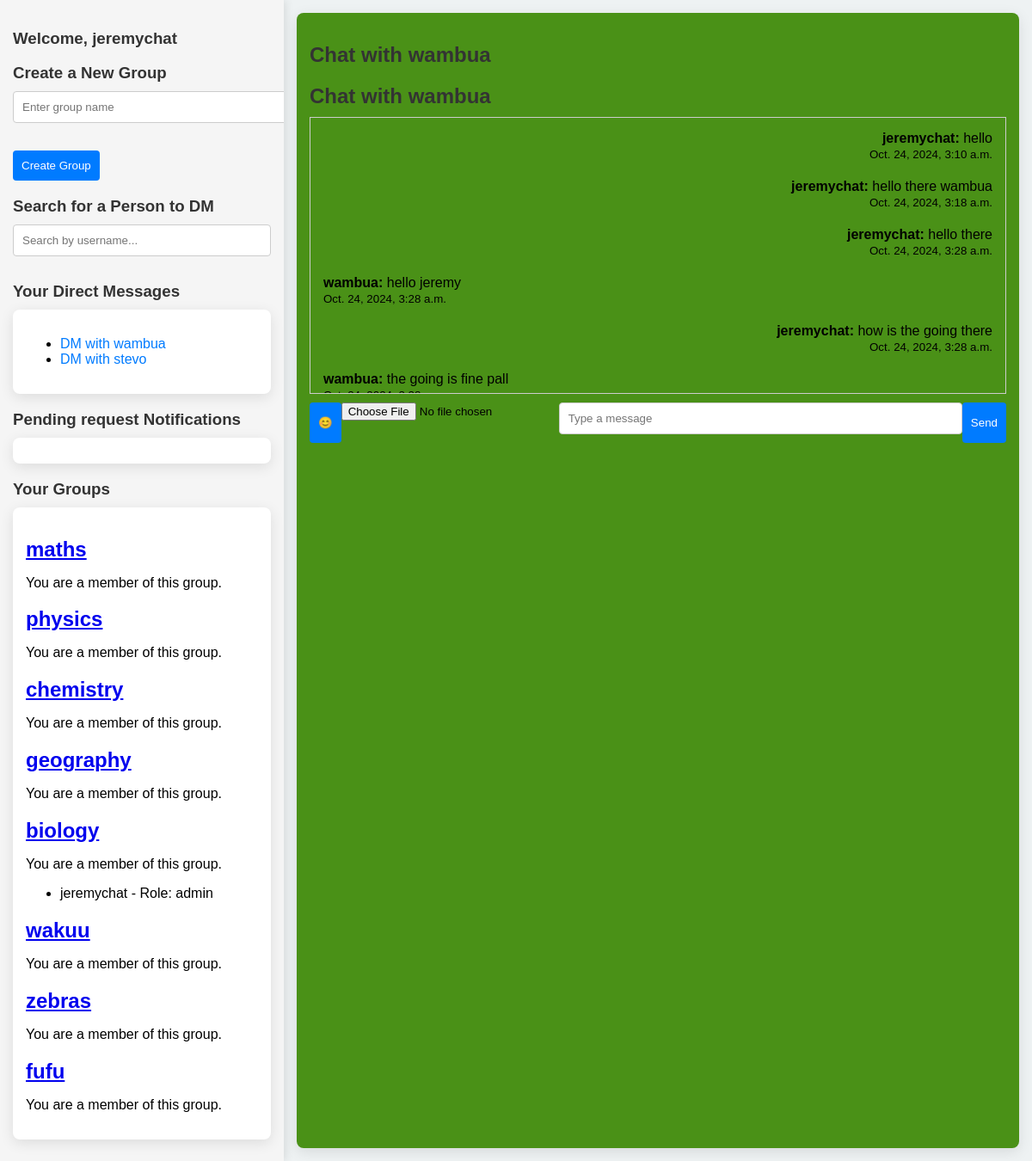
Page /chat/home/wambua/ (signed in) on the earlier database version.
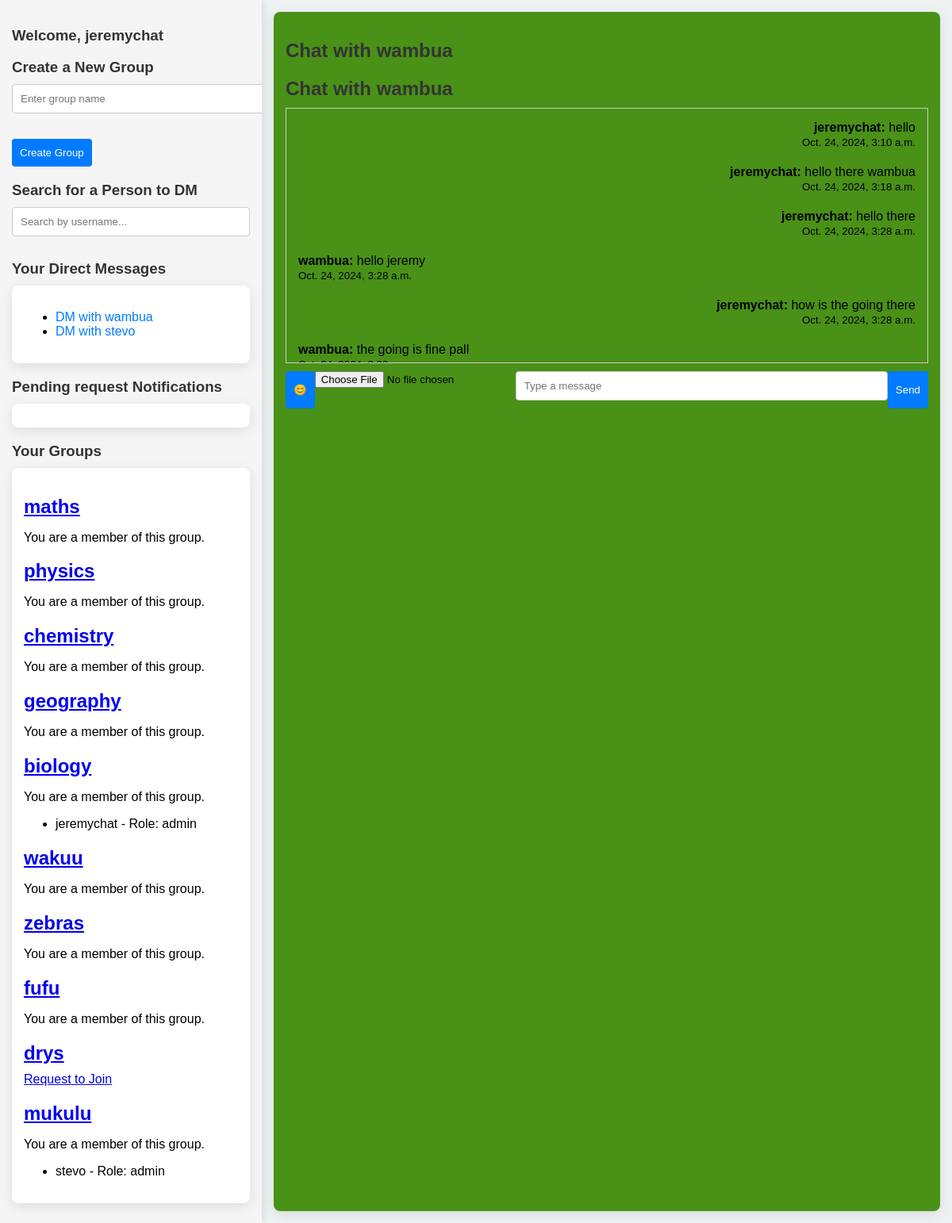
Same page on the later database version.
### mainapp/models.py (models this page shows, shortened)
class CustomUser(AbstractUser):
    CATEGORY_CHOICES = [
        ('student', 'student'),
        ('mentor', 'mentor'),
    ]
    category = models.CharField(max_length=10, choices=CATEGORY_CHOICES)
    last_active = models.DateTimeField(null=True, blank=True)

class Group(models.Model):
    JOIN_POLICY_CHOICES = [
        ('open', 'Open to All'),
        ('approval', 'Admin Approval Required'),
    ]
    name = models.CharField(max_length=255)
    members = models.ManyToManyField(
        settings.AUTH_USER_MODEL,
        through=GroupMembership,
        through_fields=('group', 'user'),  # Specify the foreign keys used in the GroupMembership model
        related_name='group_members'  # Change this to avoid clash
    )
    admins = models.ManyToManyField(settings.AUTH_USER_MODEL, related_name= 'administered_groups')#admins will have privilages
    join_policy = models.CharField(
        max_length=20,
        choices=JOIN_POLICY_CHOICES,
        default='open'
    )

class GroupMembership(models.Model):
    ROLE_CHOICES = [
        ('member', 'member'),
        ('admin','admin'),
    ]
    user = models.ForeignKey(settings.AUTH_USER_MODEL, on_delete=models.CASCADE, related_name='group_memberships')
    group = models.ForeignKey('Group', on_delete=models.CASCADE, related_name= 'group_memberships')
    added_by = models.ForeignKey(settings.AUTH_USER_MODEL, null=True, blank=True, on_delete=models.SET_NULL, related_name='added_members')#tracks who added the members
    role = models.CharField(max_length=10,choices=ROLE_CHOICES, default= 'member')
    date_joined = models.DateTimeField(auto_now_add=True)
    class Meta:
        """ensures a user can only belong to a group once"""
        constraints = [
            models.UniqueConstraint(fields=['user','group'],name='unique_group_membership')
        ]

class Message(models.Model):
    sender = models.ForeignKey(settings.AUTH_USER_MODEL, on_delete = models.CASCADE, related_name='sent_messages')
    recipient = models.ForeignKey(settings.AUTH_USER_MODEL,null = True, blank=True, on_delete=models.CASCADE, related_name='received_messages')#for dms
    group = models.ForeignKey('Group', null=True, blank=True, on_delete=models.CASCADE, related_name='messages')
    content = models.TextField()
    timestamp = models.DateTimeField(default=timezone.now)
    class Meta:
        ordering = ['timestamp']

### mainapp/views.py (the view)
# urls.py: path('home/<str:receiver_username>/', views.dm_view, name='homedm'),
@login_required
def dm_view(request, receiver_username):
    user = request.user
    receiver = get_object_or_404(CustomUser, username=receiver_username)
    messages = Message.objects.filter(
        sender=request.user, recipient=receiver
    ) | Message.objects.filter(
        sender=receiver, recipient=request.user
    ).order_by('timestamp')
    dms_as_sender = Message.objects.filter(sender=user, recipient__isnull=False)
    dms_as_recipient = Message.objects.filter(recipient=user, sender__isnull=False)
    all_dms = chain(dms_as_sender, dms_as_recipient)
    unique_dm_users = {dm.sender if dm.recipient == user else dm.recipient for dm in all_dms}
    unique_dm_users = [u for u in unique_dm_users if u.username]
    groups = Group.objects.prefetch_related('group_memberships__user').all()
    context = {
        'receiver': receiver,
        'messages': messages,
        'unique_dm_users': unique_dm_users,
        'groups': groups
    }
    return render(request, 'mainapp/dm_page.html', context)

### mainapp/templates/mainapp/dm_page.html (shortened to what this page needs)
{% extends 'mainapp/home.html'%}
{% block content %}
</head>
<body>
    <h2>Chat with {{ receiver.username }}</h2>
    <div class="messages" id="message-list">
        {% for message in messages %}
            <div class="message {% if message.sender == user %}sent{% else %}received{% endif %}">
                <strong>{{ message.sender.username }}:</strong> {{ message.content }}
                <div><small>{{ message.timestamp }}</small></div>
            </div>
        {% empty %}
            <p>No messages yet. Start the conversation!</p>
        {% endfor %}
    </div>
    <form id="message-form" class="form">
        <button type='button' id="emoji-picker-button">😊</button>
        <input type="file" id="file-input" accept=".jpg,.jpeg,.png,.docx,.txt" />
        <input type="text" id="message-input" placeholder="Type a message" autocomplete="off">
        <button type="submit">Send</button>
    </form>
{% endblock %}

### mainapp/templates/mainapp/home.html (shortened to what this page needs)
<!DOCTYPE html>
<html lang="en">
<head>
</head>
<body>
    <div class="main-container">
        <div class="left-section">
            <h3>Welcome, {{ request.user.username }}</h3>
            <div class="container">
                <div class="create-group">
                    <h3>Create a New Group</h3>
                    <form method="POST" action="{% url 'create_group' %}">
                        <input type="text" name="group_name" placeholder="Enter group name" required>
                        <button type="submit">Create Group</button>
                    </form>
                </div>
            </div>
            <div class="container search-users">
                <h3>Search for a Person to DM</h3>
                <input type="search" id="user-search" placeholder="Search by username..." onkeyup="searchUser()">
            </div>
            <div class="container">
                <h3>Your Direct Messages</h3>
                <div class="card">
                    <ul id="dm-list">
                        {% for user in unique_dm_users %}
                            {% if user.username %}
                            <li><a href="{% url 'homedm' user.username %}" class="dm-link" data-username="{{ user.username }}">DM with {{ user.username }}</a></li>
                            {% else %}
                            <h3>no username</h3>
                            {%endif%}
                        {% endfor %}
                    </ul>
                </div>
            </div>
             <div class="container">
                <h3>Pending request Notifications</h3>
                <div class="card">
                </div>
             </div>
            <div class="container">
                <h3>Your Groups</h3>
                <div class="card">
                    {% for group in groups %}
                        <h2><a href="{% url 'group_chat' group.name %}" class="group-link" data-username="{{group.name}}" data-id="{{ group.id }}">{{ group.name }}</a></h2>
                        {% if request.user in group.members.all %}
                            <p>You are a member of this group.</p>
                        {% elif group.join_policy == 'open' %}
                            <a href="{% url 'join_group' group.name %}">Join Group</a>
                        {% elif group.join_policy == 'approval' %}
                            <a href="#" data-id="{{group.id}}" class="join-request">Request to Join</a>
                        {% endif %}
                        <ul>
                            {% for membership in group.group_memberships.all %}
                                {% if membership.get_role_display == 'admin' %}
                                    <li data-membership-role="{{ membership.get_role_display }}">{{ membership.user.username }} - Role: {{ membership.get_role_display }}</li>
                                {% endif %}
                            {% empty %}
                                <li>No members in this group.</li>
                            {% endfor %}
                        </ul>
                    {% endfor %}
                </div>
            </div>
        </div>
        <div class="right-section">
            <div class="chat-box">
                <h2>{% if receiver %}Chat with {{ receiver.username }}{% else %}Chat Area{% endif %}</h2>
                {% block content %}{% endblock %}
            </div>
        </div>
    </div>
</body>
</html>

Differences in the rows shown:
added Group: name "drys"
added Group: name "mukulu", shows "You are a member of this group."
added GroupMembership: user.username "stevo", role "admin", shown under "mukulu"
